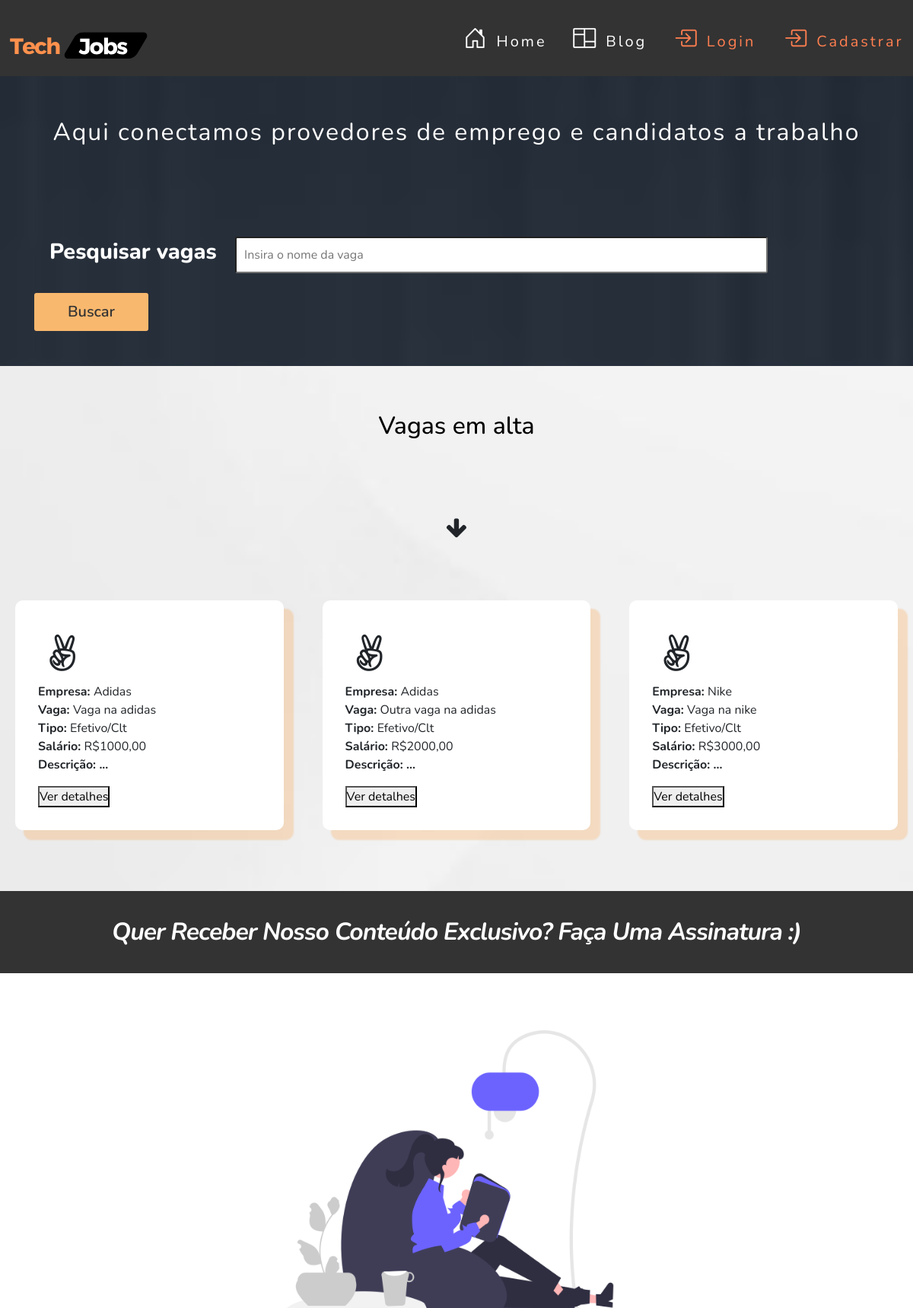
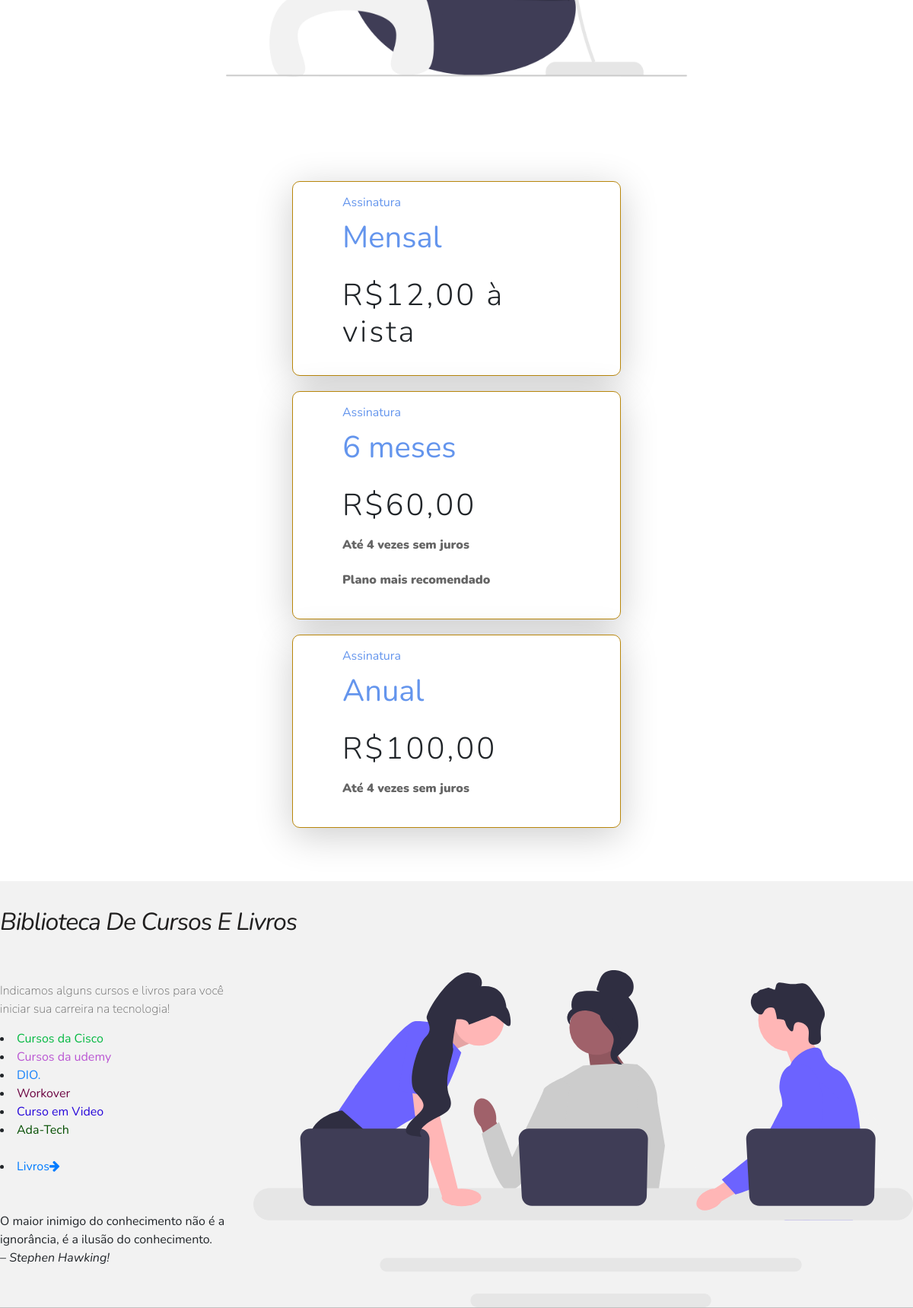
The app's page /view/index.php (upper part) with its own data (2 pictures, top to bottom).
### tables this page shows
CREATE TABLE `vaga` (
  `id` int(11) NOT NULL,
  `nome` varchar(50) NOT NULL,
  `tipo` varchar(30) NOT NULL,
  `descricao` longtext NOT NULL,
  `salario` varchar(50) NOT NULL,
  `carga_horaria` varchar(100) NOT NULL,
  `data_publicacao` date NOT NULL,
  `data_expiracao` date NOT NULL,
  `usuario_id` int(11) DEFAULT NULL
);

CREATE TABLE `usuario` (
  `id` int(11) NOT NULL,
  `nome` varchar(40) DEFAULT NULL,
  `razao_social` varchar(50) DEFAULT NULL,
  `cpf` varchar(20) DEFAULT NULL,
  `cnpj` varchar(18) DEFAULT NULL,
  `senha` varchar(50) DEFAULT NULL,
  `email` varchar(50) NOT NULL,
  `sexo` varchar(20) DEFAULT NULL,
  `ddi` varchar(6) DEFAULT NULL,
  `ddd` varchar(20) DEFAULT NULL,
  `numero` varchar(17) DEFAULT NULL,
  `cep` varchar(15) DEFAULT NULL,
  `cidade` varchar(30) DEFAULT NULL,
  `logradouro` varchar(10) DEFAULT NULL,
  `bairro` varchar(30) DEFAULT NULL,
  `lote` varchar(10) DEFAULT NULL,
  `rua` varchar(30) DEFAULT NULL,
  `complemento` varchar(20) DEFAULT NULL,
  `perfil_id` int(11) DEFAULT NULL
);

### src/database/conexao.php (called while the page is built)
<?php
class Conexao
{
    public static function getConexao()
    {
        try {
            return new PDO("mysql:host=127.0.0.1;dbname=techjobsdb", "root", "");
        } catch (\PDOException $e) {
            echo 'Error ao conectar com banco de dados. ' . $e->getMessage();
            return null;
        }
    }
}

### src/dao/vagadao.php (called while the page is built, shortened)
<?php
include_once __DIR__ . '/../database/conexao.php';
class VagaDAO
{
    private $dbh;
    public function __construct()
    {
        $this->dbh = Conexao::getConexao();
    }
    public function getAll()
    {
        $query = "SELECT * FROM vaga";
        $stmt = $this->dbh->query($query);
        $rows = $stmt->fetchAll();
        $this->dbh = null;
        return $rows;
    }
}

### src/dao/usuariodao.php (called while the page is built, shortened)
<?php
include_once __DIR__ . '/../database/conexao.php';
class  UsuarioDAO
{
    private $dbh;
    public function __construct()
    {
        $this->dbh = Conexao::getConexao();
    }
    public function getById($id)
    {
        $query = "SELECT * FROM usuario WHERE id = :id";
        $stmt = $this->dbh->prepare($query);
        $stmt->bindParam(":id", $id);
        $stmt->execute();
        $row = $stmt->fetch(PDO::FETCH_BOTH);
        $this->dbh = null;
        return $row;
    }
}

### vaga/all.php (the view, shortened to what this page needs)
<?php
require_once __DIR__ . '/../src/dao/vagadao.php';
require_once __DIR__ . '/../src/dao/usuariodao.php';
$dao = new VagaDAO();
$vagas = $dao->getAll();
foreach ($vagas
         as $vaga) { ?>
    <?php
    $id = $vaga['usuario_id'];
    $dao = new UsuarioDAO();
    $usuario = $dao->getById($id);
    ?>
    <article>
        <div class="icon"><i class="fa fa-3x fa-angellist"></i></div>
        <?php echo '<strong>Empresa: </strong>' . $usuario[1] ?><br>
        <div class="content" title="<?= $vaga['descricao'] ?>">
            <?php echo '<strong>Vaga: </strong>' . $vaga['nome'] ?><br>
            <p><?php echo '<strong>Tipo: </strong> ' . $vaga['tipo'] ?><br>
                <?php echo '<strong>Salário: </strong> ' . $vaga['salario'] ?><br>
                <?php echo '<strong>Descrição: ...</strong> '; ?>
            </p>
            <span>
               <a href="../vaga/candidatar.php?id=<?= $vaga['id'] ?>">
                    <button type="submit"
                            class="btn-orange">Ver detalhes</button>
               </a>
            </span>
        </div>
    </article>
<?php } ?>

### layouts/headerHome.php
<header class="main-header">
    <nav class="main-header-content">
        <div class="logo">
            <a href="../view/index.php">
                <img src="../assets/img/Tech%20(1).svg" alt="" width="200px" height="100px">
            </a>
        </div>
        <nav class="menu">
            <ul>
                <li class="item-menu">
                    <a href="../view/index.php">
                        <span class="icon"><i class="bi bi-house-door"></i></span>
                        <span class="txt-link">Home</span>
                    </a>
                </li>
                <li class="item-menu">
                    <a href="../view/blog.php">
                        <span class="icon"><i class="bi bi-columns"></i></span>
                        <span class="txt-link">Blog</span>
                    </a>
                </li>
                <li class="item-menu">
                    <a style="color: coral" href="../auth/index.php">
                        <span class="icon"><i class="bi bi-box-arrow-in-right"></i></span>
                        <span class="txt-link">Login</span>
                    </a>
                </li>
                <li class="item-menu">
                    <a style="color: coral" href="../usuarios/opçõesCadastro.php">
                        <span class="icon"><i class="bi bi-box-arrow-in-right"></i></span>
                        <span class="txt-link">Cadastrar</span>
                    </a>
                </li>
            </ul>
        </nav>
    </nav>
</header>

### view/index.php (shortened to what this page needs)
<?php require_once __DIR__ . '/../layouts/headerHome.php'; ?>
<!DOCTYPE html>
<html lang="pt-br">
<head>
    <link rel="stylesheet" href="https://maxcdn.bootstrapcdn.com/bootstrap/4.0.0/css/bootstrap.min.css"
>
    <link rel="stylesheet" href="https://cdn.jsdelivr.net/npm/bootstrap-icons@1.11.1/font/bootstrap-icons.css">
    <link rel="stylesheet" href="https://cdnjs.cloudflare.com/ajax/libs/font-awesome/4.7.0/css/font-awesome.min.css"
/>
    <link href="https://unpkg.com/progressive-image@1.2.0/dist/index.css" rel="stylesheet" type="text/css">
    <link href="https://unpkg.com/aos@2.3.1/dist/aos.css" rel="stylesheet">
    <link rel="stylesheet" href="../assets/css/style.css">
    <link rel="stylesheet" href="https://cdn.jsdelivr.net/npm/bootstrap-icons@1.11.1/font/bootstrap-icons.css">
</head>
<body id="home">
<div class="main-cta">
    <article class="main-cta-banner">
        <div class="main-cta-banner-spacer">
            <p>Aqui conectamos provedores de emprego e candidatos a trabalho</p>
            <div class="col-md-12">
                <div class="card-body font-weight-bold">
                    <div class="form-group main-cta-banner-busca">
                        <form action="../vaga/consulta.php" method="POST">
                            <label for="vaga">
                                <h1>Pesquisar vagas</h1>
                            </label>
                            <input type="text" name="vaga" size="50" placeholder="Insira o nome da vaga"></input>
                            <span class="btn-orange">
                                    <button type="submit" class="btn-primary btn-lg">Buscar</button>
                                </span>
                        </form>
                    </div>
                </div>
            </div>
        </div>
    </article>
</div>
<section class="main-blog">
    <div class="main-blog-header">
        <h2 class="aos-init aos-animate">
            Vagas em alta
        </h2>
        <div class="seta">
            <i class="fa fa-arrow-down"></i>
        </div>
    </div>
    <div class="main-blog-content">
        <?php require_once __DIR__ . '/../vaga/all.php'; ?>
    </div>
</section>
<section class="main-assinatura">
    <div class="main-assinatura-header">
        <h1>Quer receber nosso conteúdo exclusivo? Faça uma assinatura :) </h1>
    </div>
    <article class="main-assinatura-content">
        <img src="../assets/img/undraw_Reading_time_re_phf7.png" width="800px" height="600px" alt="reading">
        <div class="assinatura-boxes">
            <div class="assinatura-box-content">
                <div class="div-border">
                    <div class="box-single-content">
                        <a href="">Assinatura<br>
                            <h1>Mensal</a></h1>
                        <h2>
                            R$12,00 à vista
                        </h2>
                    </div>
                </div>
                <div class="div-border">
                    <div class="box-single-content">
                        <a href="">Assinatura<br>
                            <h1>6 meses</a></h1>
                        <h2>
                            R$60,00 <br>
                        </h2>
                        <p>Até 4 vezes sem juros</p>
                        <p>Plano mais recomendado</p>
                    </div>
                </div>
                <div class="div-border">
                    <div class="box-single-content">
                        <a href="">Assinatura<br>
                            <h1>Anual</a></h1>
                        <h2>
                            R$100,00
                        </h2>
                        <p>Até 4 vezes sem juros</p>
                    </div>
                </div>
            </div>
        </div>
    </article>
</section>
<section class="main-cursos">
    <div class="main-cursos-content" id="news">
        <header>
            <h2>Biblioteca de Cursos e Livros</h2>
        </header>
        <div class="box-cursos" id="app">
            <div class="box-cursos-content">
                <div class="box-single-cursos-content-links">
                    <p>
                        Indicamos alguns cursos e livros para você iniciar sua carreira na tecnologia! <br>
                        <li><a href="https://skillsforall.com" target="_blank" rel="external" style="color:
                             rgb(4, 185, 65);">Cursos da Cisco</a></li>
                        <li><a href="https://udemy.com" target="_blank" rel="external" style="color:
                             rgb(186,85,211);">Cursos da udemy</a></li>
                        <li><a href="https://web.dio.me/" target="_blank" rel="external" style="color: rgb(24, 130,
                             250);">DIO.</a></li>
                        <li><a href="https://workover.com.br/" target="_blank" rel="external" style="color:
                             rgb(109, 5, 66);">Workover</a></li>
                        <li><a href="https://www.cursoemvideo.com/cursos/" target="_blank" rel="external"
                               style="color:
                              rgb(38, 6, 218);">Curso em Video</a></li>
                        <li><a href="https://stg.ada.tech/sou-aluno" target="_blank" rel="external" style="color:
                                 rgb(4, 78, 1);">Ada-Tech</a></li>
                        <br>
                        <li><a href="https://drive.google.com/drive/folders/1AnNVHVEhmznbk9azvJSLPNATw23-uca5"
                               target="_blank" rel="external">
                                Livros<i class="fa fa-arrow-right"></i></a></li>
                        <br><br>
                        O maior inimigo do conhecimento não é a ignorância, é a ilusão do conhecimento. <br> –
                        <i>Stephen Hawking!</i>
                    </p>
                </div>
                <div class="box-single-cursos-content-imagem">
                    <img src="../assets/img/img-team.svg" alt="team">
                </div>
            </div>
        </div>
    </div>
</section>
</body>
</html>

### records on screen
vaga: usuario.nome "Adidas", nome "Vaga na adidas", tipo "Efetivo/Clt", salario "R$1000,00"
vaga: usuario.nome "Adidas", nome "Outra vaga na adidas", tipo "Efetivo/Clt", salario "R$2000,00"
vaga: usuario.nome "Nike", nome "Vaga na nike", tipo "Efetivo/Clt", salario "R$3000,00"
